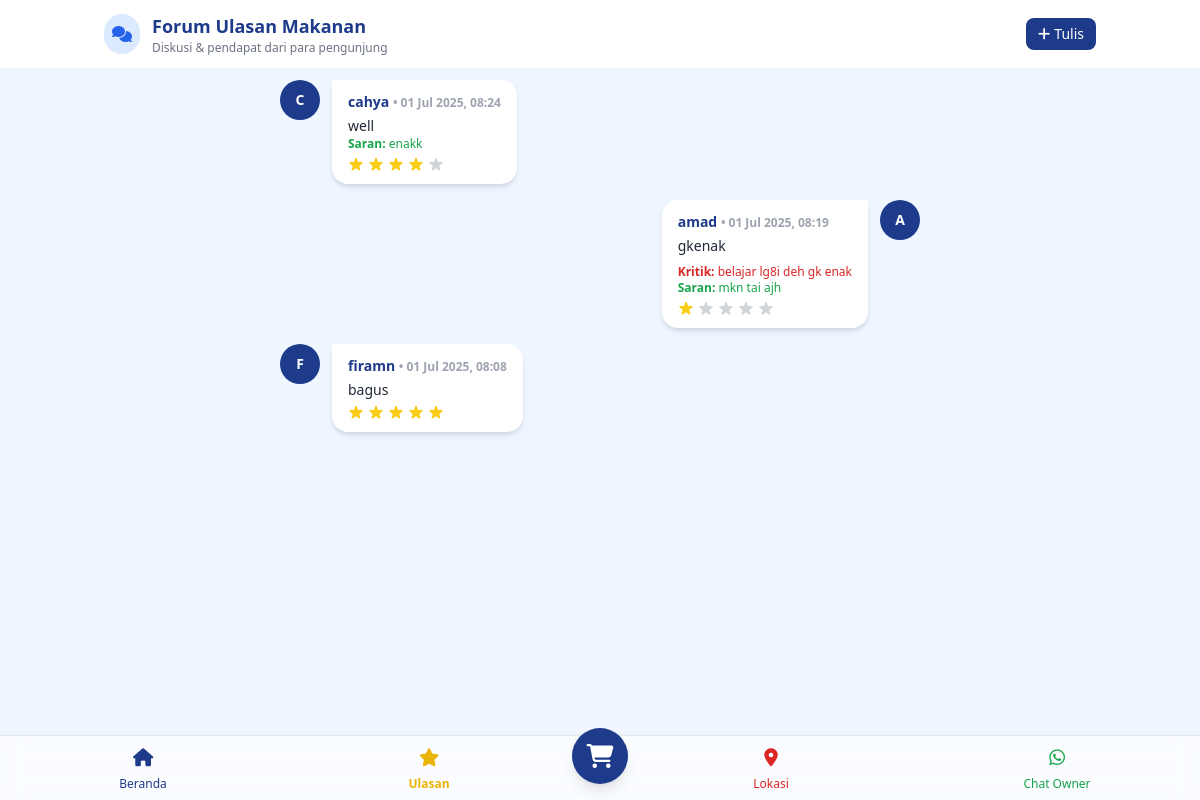
Before: /ulasan.php with the older database file.
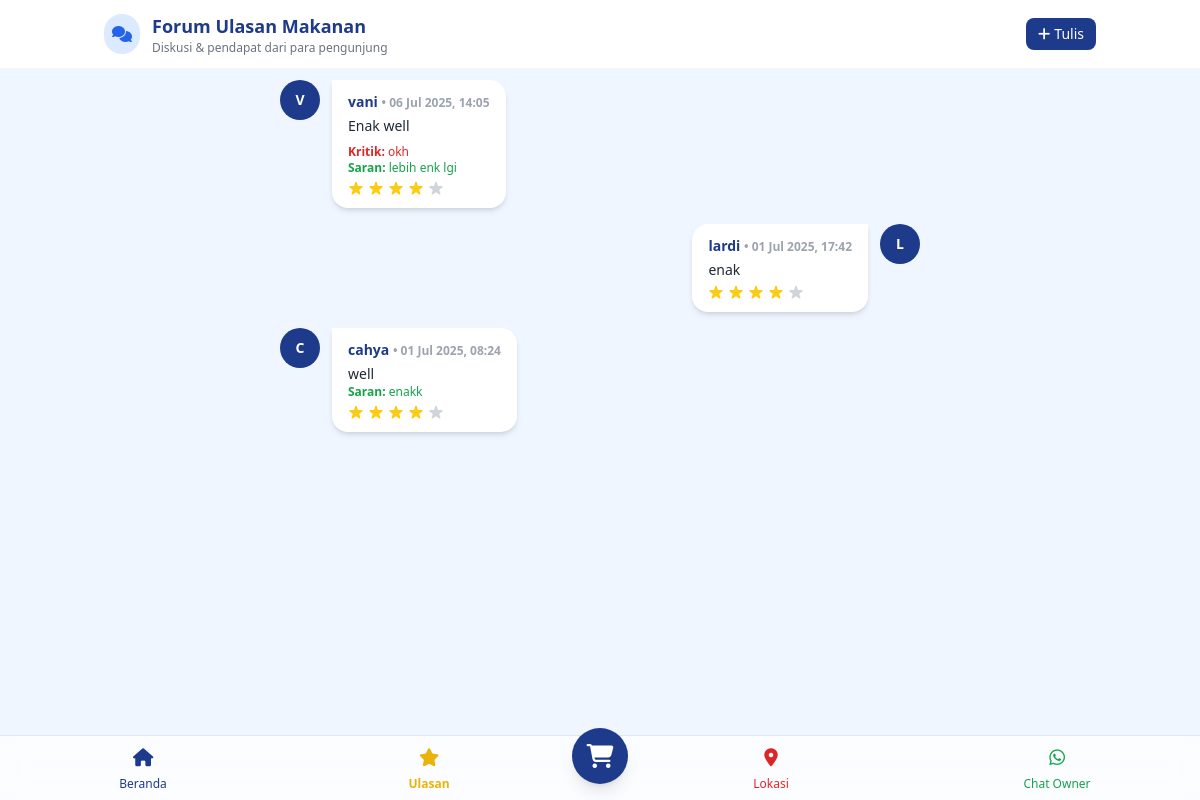
After: the same page with the newer database file.
### tables this page shows
CREATE TABLE `ulasan` (
  `id` int NOT NULL,
  `makanan_id` int NOT NULL,
  `nama_pengulas` varchar(100) NOT NULL,
  `ulasan` text NOT NULL,
  `kritik` text,
  `saran` text,
  `rating` tinyint NOT NULL,
  `tanggal` datetime NOT NULL DEFAULT CURRENT_TIMESTAMP
);

### ulasan.php (the view, shortened to what this page needs)
<?php
include 'config/app.php';
$query_ulasan = mysqli_query($db, "
    SELECT u.*, m.nama_makanan
    FROM ulasan u
    JOIN makanan m ON u.makanan_id = m.id
    ORDER BY u.tanggal DESC
");
?>
<!DOCTYPE html>
<html lang="id">
<head>
    <script src="https://cdn.tailwindcss.com"></script>
    <link rel="stylesheet" href="https://cdnjs.cloudflare.com/ajax/libs/font-awesome/6.5.0/css/all.min.css">
</head>
<body class="bg-blue-50 text-gray-800 min-h-screen" x-data="{ showModal: false }">
    <nav x-data="{ atTop: true }"
        x-init="atTop = window.scrollY <= 0; window.addEventListener('scroll', () => { atTop = window.scrollY <= 0; });"
        :class="atTop ? 'bg-white shadow-none' : 'bg-white/90 shadow backdrop-blur-md'"
        class="fixed top-0 left-0 right-0 z-50 transition-all duration-300 ease-in-out">
        <div class="max-w-5xl mx-auto flex justify-between items-center px-4 py-3 text-blue-900">
            <div class="flex items-center gap-3">
                <div class="bg-blue-100 text-blue-600 p-2 rounded-full">
                    <i class="fas fa-comments"></i>
                </div>
                <div>
                    <h1 class="text-lg font-bold">Forum Ulasan Makanan</h1>
                    <p class="text-xs text-gray-500">Diskusi & pendapat dari para pengunjung</p>
                </div>
            </div>
            <div class="flex items-center gap-3">
                <button @click="showModal = true"
                    class="flex items-center gap-1 bg-blue-900 text-white px-3 py-1.5 rounded-lg  transition text-sm">
                    <i class="fas fa-plus"></i>
                    <span class="hidden sm:inline">Tulis</span>
                </button>
            </div>
        </div>
    </nav>
    <div class="pt-20 max-w-2xl mx-auto px-4 py-8">
        <?php if (mysqli_num_rows($query_ulasan) === 0): ?>
            <div class="bg-white p-6 rounded shadow text-center text-gray-600">
                Belum ada ulasan makanan saat ini.
            </div>
        <?php else: ?>
            <div class="flex flex-col gap-4">
                <?php
                $i = 0;
                while ($ulasan = mysqli_fetch_assoc($query_ulasan)):
                    $isRight = $i % 2 === 1;
                ?>
                    <div class="flex <?= $isRight ? 'justify-end' : 'justify-start' ?>">
                        <div class="flex items-start gap-3 max-w-[90%] <?= $isRight ? 'flex-row-reverse' : '' ?>">
                            <div class="w-10 h-10 rounded-full bg-blue-900 text-white flex items-center justify-center font-bold text-sm shrink-0">
                                <?= strtoupper(substr($ulasan['nama_pengulas'], 0, 1)) ?>
                            </div>
                            <div class="bg-white px-4 py-3 rounded-2xl shadow-md <?= $isRight ? 'rounded-tr-none' : 'rounded-tl-none' ?>">
                                <div class="text-sm font-semibold text-blue-900 mb-1">
                                    <?= htmlspecialchars($ulasan['nama_pengulas']) ?>
                                    <span class="text-gray-400 text-xs"> • <?= date('d M Y, H:i', strtotime($ulasan['tanggal'])) ?></span>
                                </div>
                                <p class="text-sm"><?= nl2br(htmlspecialchars($ulasan['ulasan'])) ?></p>
                                <?php if (!empty($ulasan['kritik'])): ?>
                                    <p class="text-xs text-red-600 mt-2"><strong>Kritik:</strong> <?= nl2br(htmlspecialchars($ulasan['kritik'])) ?></p>
                                <?php endif; ?>
                                <?php if (!empty($ulasan['saran'])): ?>
                                    <p class="text-xs text-green-600"><strong>Saran:</strong> <?= nl2br(htmlspecialchars($ulasan['saran'])) ?></p>
                                <?php endif; ?>
                                <div class="flex gap-1 mt-1">
                                    <?php for ($j = 1; $j <= 5; $j++): ?>
                                        <svg class="w-4 h-4 <?= $j <= $ulasan['rating'] ? 'text-yellow-400' : 'text-gray-300' ?>" fill="currentColor" viewBox="0 0 20 20">
                                            <path d="M9.049 2.927c.3-.921 1.603-.921 1.902 0l1.286 3.975a1 1 0 00.95.69h4.18c.969 0 1.371 1.24.588 1.81l-3.388 2.463a1 1 0 00-.364 1.118l1.286 3.975c.3.921-.755 1.688-1.54 1.118l-3.388-2.463a1 1 0 00-1.176 0l-3.388 2.463c-.784.57-1.838-.197-1.539-1.118l1.286-3.975a1 1 0 00-.364-1.118L2.05 9.402c-.783-.57-.38-1.81.588-1.81h4.18a1 1 0 00.95-.69l1.286-3.975z" />
                                        </svg>
                                    <?php endfor; ?>
                                </div>
                            </div>
                        </div>
                    </div>
                <?php $i++;
                endwhile; ?>
            </div>
        <?php endif; ?>
    </div>
    <?php include 'layout/nav-bottom.php'; ?>
</body>
</html>

### layout/nav-bottom.php (shortened to what this page needs)
<nav class="fixed bottom-0 inset-x-0 bg-white bg-opacity-70 backdrop-blur-md border-t shadow-md z-50">
    <div class="flex justify-between items-center text-sm text-gray-500">
        <a href="index.php" class="flex flex-col items-center justify-center w-full py-2 text-blue-900 <?= basename($_SERVER['PHP_SELF']) == 'index.php' ? 'text-blue-600 font-semibold' : '' ?>">
            <i class="fas fa-home text-lg mb-1"></i>
            <span class="text-xs">Beranda</span>
        </a>
        <a href="ulasan.php" class="flex flex-col items-center justify-center w-full py-2 <?= basename($_SERVER['PHP_SELF']) == 'ulasan.php' ? 'text-yellow-500 font-semibold' : 'text-yellow-500' ?>">
            <i class="fas fa-star text-yellow-500 text-lg mb-1"></i>
            <span class="text-xs">Ulasan</span>
        </a>
        <a href="keranjang.php" class="relative -mt-6">
            <div class="w-14 h-14 bg-blue-900 text-white rounded-full flex items-center justify-center shadow-lg  ">
                <i class="fas fa-shopping-cart text-2xl"></i>
            </div>
        </a>
        <a href="lokasi.php" class="flex flex-col items-center justify-center w-full py-2 <?= basename($_SERVER['PHP_SELF']) == 'lokasi.php' ? 'text-red-600  font-semibold' : 'text-red-600' ?>">
            <i class="fas fa-map-marker-alt text-lg mb-1"></i>
            <span class="text-xs">Lokasi</span>
        </a>
        <a href="https://wa.me/6281217415421" target="_blank" class="flex flex-col items-center justify-center w-full py-2 text-green-600">
            <i class="fab fa-whatsapp text-lg mb-1"></i>
            <span class="text-xs">Chat Owner</span>
        </a>
    </div>
</nav>

Changed rows visible on the page:
removed ulasan: nama_pengulas "A", nama_pengulas "amad", tanggal "01 Jul 2025, 08:19", ulasan "gkenak", kritik "belajar lg8i deh gk enak", saran "mkn tai ajh", rating 1 (drawn)
removed ulasan: nama_pengulas "F", nama_pengulas "firamn", tanggal "01 Jul 2025, 08:08", ulasan "bagus", rating 5 (drawn)
added ulasan: nama_pengulas "V", nama_pengulas "vani", tanggal "06 Jul 2025, 14:05", ulasan "Enak well", kritik "okh", saran "lebih enk lgi", rating 4 (drawn)
added ulasan: nama_pengulas "L", nama_pengulas "lardi", tanggal "01 Jul 2025, 17:42", ulasan "enak", rating 4 (drawn)
